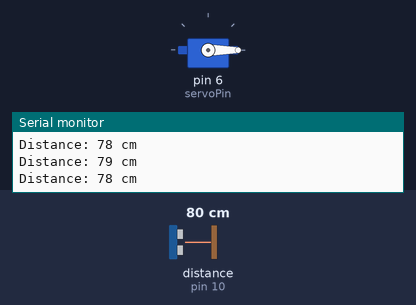
The sketch below on a simulated Arduino Uno, built with avr-gcc and run on an emulated ATmega328P. Shown: servo, the last lines printed to the serial monitor. Wiring (inferred from the names in the program): ultrasonic range finder: trigger pin 9; echo pin 10. The test bench sets the inputs (shaded band); at power-on: distance to the obstacle (sensor on pin 10) 80 cm. The echo pulse lasts 58.3 µs per cm.

Above: at 1.3 s.
1.4 s: distance to the obstacle (sensor on pin 10) set to 15 cm
2.9 s: distance to the obstacle (sensor on pin 10) set to 12 cm
At 3.9 s:
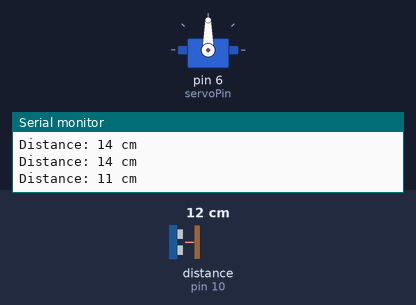
4.5 s: distance to the obstacle (sensor on pin 10) set to 18 cm
At 7.4 s:
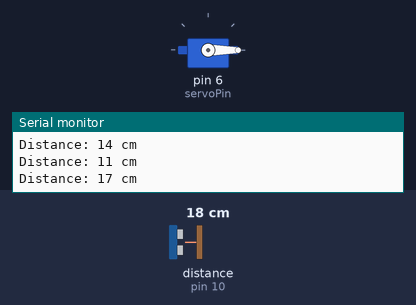
7.5 s: distance to the obstacle (sensor on pin 10) set to 2 cm
At 8.6 s:
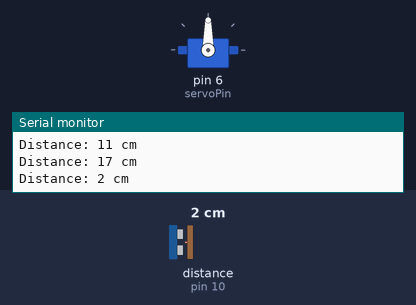
Timing chart, 0 to 10.0 s (numbered marks = the images above; inputs shaded):
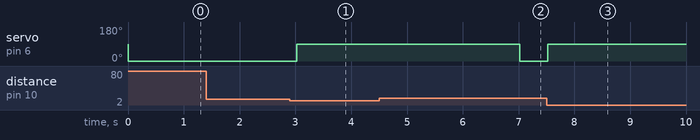

Measured:
- the behaviour switches between 14 and 13 cm on distance to the obstacle (sensor on pin 10) (found by bisection; images 0 and 1)
- after the input at 2.9 s, servo on pin 6 (servoPin): 0° → 90° after 0.12 s
- after the input at 4.5 s, servo on pin 6 (servoPin): 90° → 0° after 2.5 s
- after the input at 7.5 s, servo on pin 6 (servoPin): 0° → 90° at once

The sketch:

parking-system.ino
```cpp
/*
Automatic Parking System with Arduino

By: MeqdadDev
*/

#include <Servo.h>

// Define pin numbers for ultrasonic sensor
const int trigPin = 9;
const int echoPin = 10;

// Define pin number for servo motor
const int servoPin = 6;

// Define variables for duration and distance
long duration;
int distance;

// Create a servo object
Servo myServo;

void setup() {
  // Initialize serial communication
  Serial.begin(9600);

  // Set trigPin as output and echoPin as input
  pinMode(trigPin, OUTPUT);
  pinMode(echoPin, INPUT);

  // Attach the servo to its pin
  myServo.attach(servoPin);
}

void loop() {
  // Clear the trigPin
  digitalWrite(trigPin, LOW);
  delayMicroseconds(2);

  // Send a 10 microsecond pulse to trigger the sensor
  digitalWrite(trigPin, HIGH);
  delayMicroseconds(10);
  digitalWrite(trigPin, LOW);

  // Measure the duration of the pulse from echoPin
  duration = pulseIn(echoPin, HIGH);

  // Calculate the distance in centimeters
  distance = duration * 0.034 / 2;

  // Print the distance to the Serial Monitor
  Serial.print("Distance: ");
  Serial.print(distance);
  Serial.println(" cm");

  // If the distance is less than 13 cm, open the servo motor from 0 to 90 degrees
  if (distance < 13) {
    // for (int angle = 0; angle <= 90; angle++) {
      myServo.write(90);
      delay(3500);

      // delay(15); // Adjust the speed of servo movement
  } else {
    // If the distance is not less than 13 cm, keep the servo motor at 0 degrees
    myServo.write(0);
  }

  // Wait for a moment before taking the next measurement
  delay(500);
}
```
